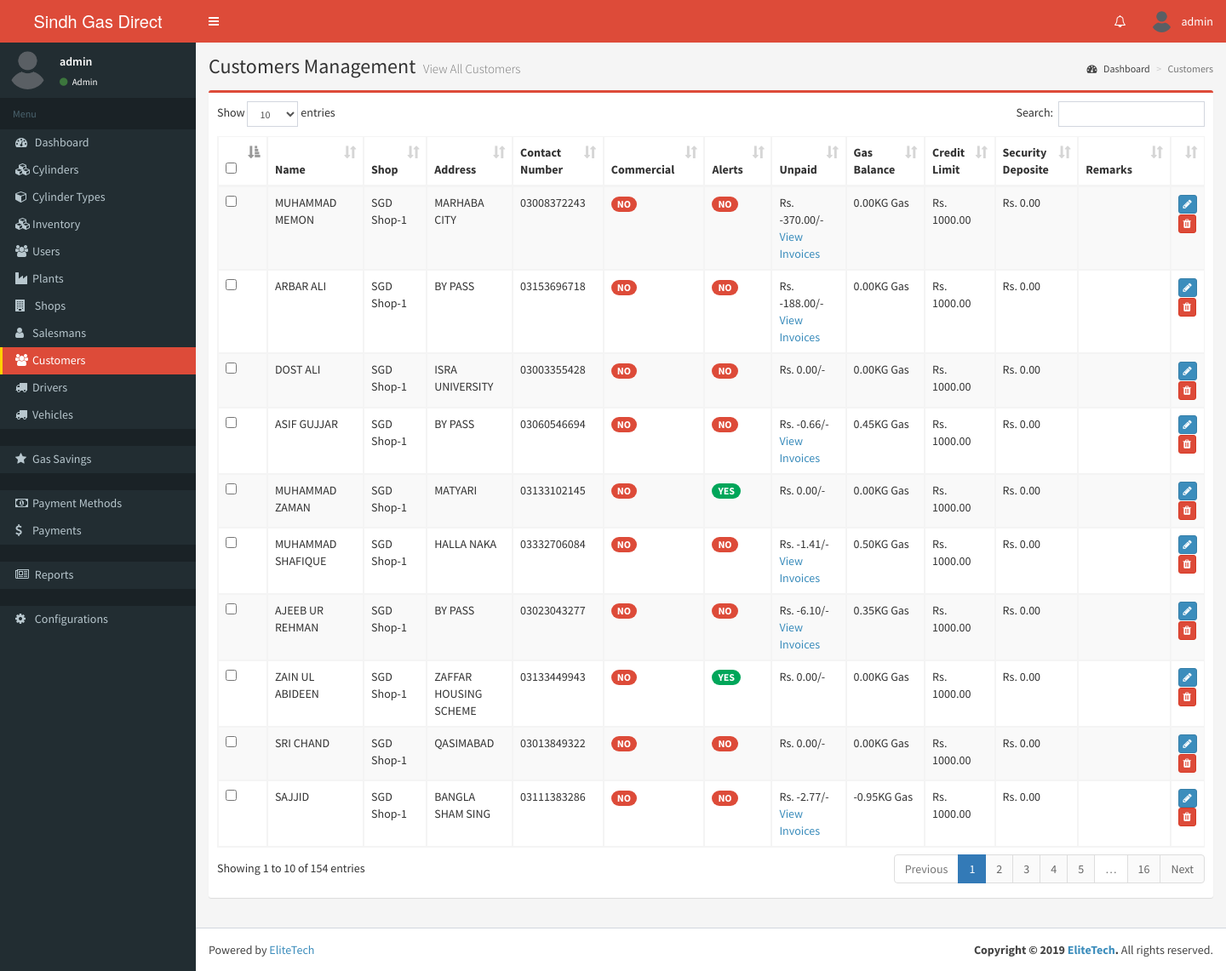
Page /customers.php (signed in) on the earlier database version.
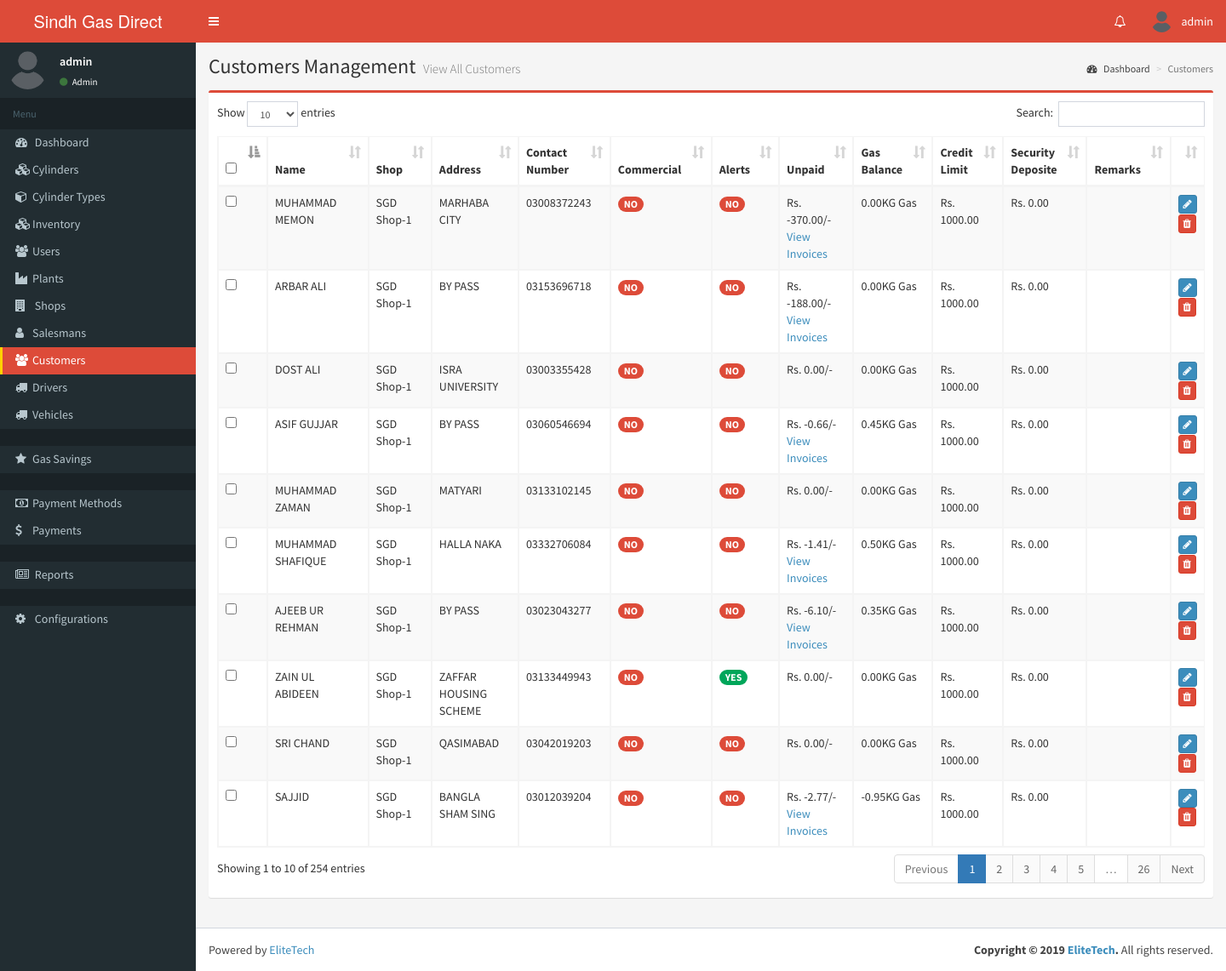
Same page on the later database version.
### tables this page shows
CREATE TABLE `users` (
  `ID` int(11) NOT NULL AUTO_INCREMENT,
  `Username` text NOT NULL,
  `Password` text NOT NULL,
  `RoleID` int(11) NOT NULL,
  `Image` text NOT NULL,
  `Name` text NOT NULL,
  `Number` text NOT NULL,
  `Email` text NOT NULL,
  `Address` text NOT NULL,
  `Commercial` int(11) NOT NULL,
  `Balance` float NOT NULL,
  `Credit` float NOT NULL,
  `ShopID` int(11) NOT NULL,
  `PlantID` int(11) NOT NULL,
  `CreditLimit` float NOT NULL,
  `SendSMS` int(11) NOT NULL,
  `Remarks` text NOT NULL,
  `SecurityDeposite` float NOT NULL,
  `Status` int(11) NOT NULL,
  `PerformedBy` int(11) NOT NULL,
  `LastLogin` datetime NOT NULL,
  `LastActivity` datetime NOT NULL,
  `DateModified` datetime NOT NULL,
  `DateAdded` datetime NOT NULL,
  PRIMARY KEY (`ID`)
);

### checkadminlogin.php (called while the page is built, shortened)
<?php
	if(!isset($_SESSION['Admin']) || $_SESSION["Admin"] == false)
		redirect("login.php");
	else{
        $self = $_SERVER['PHP_SELF'];
    }

### common.php (called while the page is built, shortened)
<?php
global $dbh;
if (!function_exists('mysql_connect')) {
    $GLOBALS['dbglobal'] = mysqli_connect(DB_HOST, DB_USERNAME, DB_PASSWORD);
    if (mysqli_connect_errno()) {
        printf("Could not connect to the database because: %s\n", mysqli_connect_error());
        exit();
    } else {
        mysqli_select_db($GLOBALS['dbglobal'], DB_NAME);
    }
} else {
    $dbh = mysql_connect(DB_HOST, DB_USERNAME, DB_PASSWORD) or die ('Could not connect to the database because: ' . mysql_error());
}
function dbinput($string, $allow_html = false)
{
    global $dbh;
    if ($allow_html == false)
        $string = strip_tags($string);
    if (function_exists('mysql_real_escape_string'))
        return mysql_real_escape_string($string, $dbh);
    elseif (function_exists('mysqli_real_escape_string'))
        return mysqli_real_escape_string($GLOBALS['dbglobal'], $string);
    elseif (function_exists('mysql_escape_string'))
        return mysql_escape_string($string);
    elseif (function_exists('mysqli_escape_string'))
        return mysqli_escape_string($GLOBALS['dbglobal'], $string);
    return dbinput($string);
}
function getValue($Table, $Col, $Key, $Val)
{
    $quer = "SELECT " . dbinput($Col) . " FROM " . dbinput($Table) . " WHERE " . dbinput($Key) . "='" . dbinput($Val) . "'";
    $r = mysql_query($quer);
    if (mysql_num_rows($r) > 0) {
        $res = mysql_fetch_array($r);
        $ans = $res[dbinput($Col)];
    } else
        $ans = "";
    return $ans;
}
function getUserBalance($ID, $AddBalance=false){
    $TotalUnpaid = 0;
    if(getValue('users', 'RoleID', 'ID', $ID) == ROLE_ID_SHOP){
        $q = "SELECT SUM(p.Total - (p.Balance * p.GasRate) - p.Paid) AS Unpaid, u.Balance FROM purchases p LEFT JOIN users u ON u.ID=p.ShopID WHERE p.ShopID =".(int)$ID;
        $r = mysql_query($q) or die(mysql_error());
        $d = mysql_fetch_array($r);
        $Unpaid = $d["Unpaid"] == "" ? 0 : $d["Unpaid"];
        $TotalUnpaid = -$Unpaid;
        if($AddBalance){
            $TotalUnpaid = $TotalUnpaid + ($d["Balance"] * GAS_RATE);
        }
    }
    else if(getValue('users', 'RoleID', 'ID', $ID) == ROLE_ID_CUSTOMER){
        $q = "SELECT SUM(p.Total - (p.Balance * p.GasRate) - p.Paid) AS Unpaid, u.Balance FROM sales p LEFT JOIN users u ON u.ID=p.CustomerID WHERE p.CustomerID =".(int)$ID;
        $r = mysql_query($q) or die(mysql_error());
        $d = mysql_fetch_array($r);
        $Unpaid = $d["Unpaid"] == "" ? 0 : $d["Unpaid"];
        $TotalUnpaid = -$Unpaid;
    }
    return $TotalUnpaid;
}
function financials($Number = 0){
    return number_format((float)$Number, "2", ".", "");
}

### customers.php (the view, shortened to what the changed rows need)
<?php include("common.php"); ?>
<?php include("checkadminlogin.php");
$sql="SELECT u.ID, u.Username, u.Password, u.CreditLimit, u.SecurityDeposite, u.Balance, u.SendSMS, u.Commercial, u.Remarks, u.ShopID, r.Name AS Role, u.Address, u.Number, u.Name FROM users u LEFT JOIN roles r ON r.ID = u.RoleID where ".(($_SESSION["RoleID"] == ROLE_ID_PLANT || $_SESSION["RoleID"] == ROLE_ID_ADMIN) ? '' : " u.ShopID = ".$_SESSION["ID"]." AND ") ."  u.RoleID = ".(ROLE_ID_CUSTOMER)." AND u.ID<>0";
$resource=mysql_query($sql) or die(mysql_error());
?>
<!DOCTYPE html>
<html>
<head>
    <link rel="stylesheet" href="bootstrap/css/bootstrap.min.css">
    <link rel="stylesheet" href="https://maxcdn.bootstrapcdn.com/font-awesome/4.4.0/css/font-awesome.min.css">
    <link rel="stylesheet" href="https://code.ionicframework.com/ionicons/2.0.1/css/ionicons.min.css">
    <link rel="stylesheet" href="plugins/datatables/dataTables.bootstrap.css">
    <link rel="stylesheet" href="dist/css/AdminLTE.min.css">
    <link rel="stylesheet" href="dist/css/skins/skin-blue.min.css">
</head>
<body class="hold-transition skin-blue sidebar-mini">
<div class="wrapper">
    <div class="content-wrapper">
        <section class="content-header">
            <h1>
                Customers Management
                <small>View All Customers</small>
            </h1>
        </section>
        <section class="content">
            <div class="row">
                <div class="col-xs-12">
                    <div class="box">
                        <div class="box-body table-responsive">
                            <form id="frmPages" action="<?php echo $self; ?>" class="form-horizontal no-margin" method="post">
                                <table id="example1" class="table table-bordered table-striped">
                                    <thead>
                                    <tr>
                                        <th><input type="checkbox" class="no-margin checkUncheckAll"></th>
                                        <th>Name</th>
                                        <?php if($_SESSION["RoleID"] == ROLE_ID_PLANT || $_SESSION["RoleID"] == ROLE_ID_ADMIN){ ?>
                                            <th>Shop</th>
                                        <?php } ?>
                                        <th>Address</th>
                                        <th>Contact Number</th>
                                        <th>Commercial</th>
                                        <th>Alerts</th>
                                        <th>Unpaid</th>
                                        <th>Gas Balance</th>
                                        <th>Credit Limit</th>
                                        <th>Security Deposite</th>
                                        <th>Remarks</th>
                                        <th></th>
                                    </tr>
                                    </thead>
                                    <tbody>
                                    <?php while($row=mysql_fetch_array($resource))
                                    {
                                        ?>
                                        <tr>
                                            <td style="width:5%"><input type="checkbox" value="<?php echo $row["ID"]; ?>" name="ids[]" class="no-margin chkIds"></td>
                                            <td><?php echo $row["Name"]; ?></td>
                                            <?php if($_SESSION["RoleID"] == ROLE_ID_PLANT || $_SESSION["RoleID"] == ROLE_ID_ADMIN){ ?>
                                                <td><?php echo getValue('users', 'Name', 'ID', $row["ShopID"]); ?></td>
                                            <?php } ?>
                                            <td><?php echo $row["Address"]; ?></td>
                                            <td><?php echo $row["Number"]; ?></td>
                                            <td><?php echo $row["Commercial"] ? '<span class="badge bg-green">YES</span>' : '<span class="badge bg-red">NO</span>'; ?></td>
                                            <td><?php echo $row["SendSMS"] ? '<span class="badge bg-green">YES</span>' : '<span class="badge bg-red">NO</span>'; ?></td>
                                            <td>
                                                Rs. <?php $Bal = getUserBalance($row["ID"], false); echo financials($Bal).'/-'; ?>
                                                <?php
                                                if($Bal < 0){
                                                    $osisql="SELECT p.ID, p.Total, p.Paid, p.Unpaid, p.Note, p.DateAdded, p.DateModified FROM sales p WHERE p.CustomerID = ".$row["ID"]." AND p.Unpaid > 0 ";
                                                    $osiresource=mysql_query($osisql) or die(mysql_error());
                                                    ?>
                                                    <div  style="max-height:100px;overflow:auto;">
                                                        <?php
                                                        if(mysql_num_rows($osiresource) > 0){
                                                            ?>
                                                            <a onClick='slideToggle("#invoices<?php echo $row["ID"]; ?>")'>View Invoices</a>
                                                            <?php
                                                        }
                                                        ?>
                                                    </div>
                                                    <?php
                                                }
                                                ?>
                                            </td>
                                            <td><?php echo financials($row["Balance"]); ?>KG Gas</td>
                                            <td>Rs. <?php echo financials($row["CreditLimit"]); ?></td>
                                            <td>Rs. <?php echo financials($row["SecurityDeposite"]); ?></td>
                                            <td><?php echo $row["Remarks"]; ?></td>
                                            <td>
                                                <a class="btn btn-primary btn-xs" title="Edit" href="editcustomer.php?ID=<?php echo $row["ID"]; ?>"><i class="fa fa-pencil"></i></a>
                                                <a class="btn btn-danger btn-xs" title="Delete" href="javascript:;" onclick="doSingleDelete(<?php echo $row["ID"]; ?>)"><i class="fa fa-trash"></i></a>
                                            </td>
                                        </tr>
                                    <?php }
                                    ?>
                                    </tbody>
                                </table>
                            </form>
                        </div>
                    </div>
                </div>
            </div>
        </section>
    </div>
</div>
</body>
</html>

Differences in the rows shown:
changed users "MUHAMMAD ZAMAN": SendSMS "YES" → "NO"
changed users "SRI CHAND": Number "03013849322" → "03042019203"
changed users "SAJJID": Number "03111383286" → "03012039204"
Other differences:
text written by a page script: "Show entries Search: Showing 1 to 10 of 154 entries Previous 1 2 3 4 5 … 16 Next" → "Show entries Search: Showing 1 to 10 of 254 entries Previous 1 2 3 4 5 … 26 Next"
